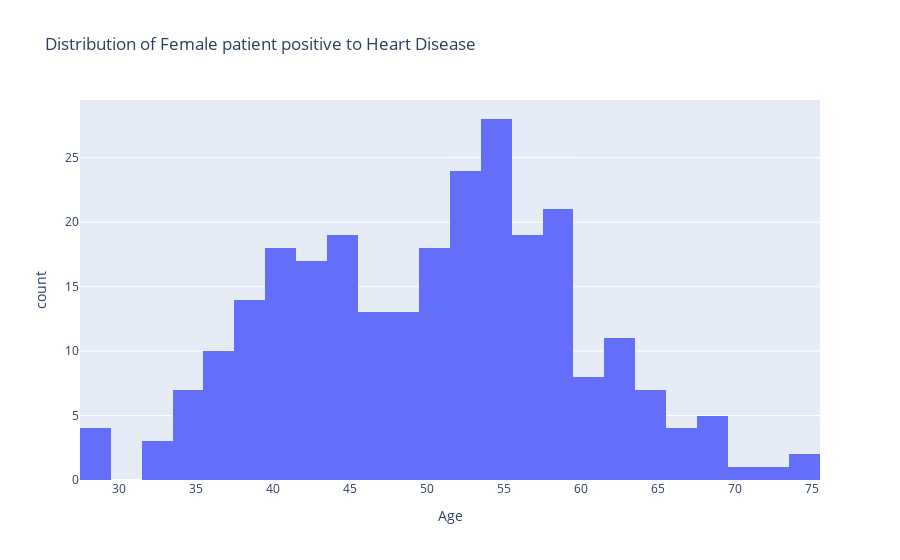

Notebook code for this chart:
### Code cell
sub_df = df[(df["HeartDisease"] == 0) & (df["Sex"] == "M")]
fig = px.histogram(data_frame=sub_df, 
                   x="Age", 
                   hover_data=df.columns,
                   title="Distribution of Female patient positive to Heart Disease")
fig.show()

### Figure 1 — Plotly figure (JSON) as saved in the notebook; plotly's stock layout.template omitted (floating-point values rounded to 4 significant figures; data arrays with more than 128 entries replaced by an {"elided": "..."} marker saying what was removed)
{"data": [{"alignmentgroup": "True", "bingroup": "x", "hovertemplate": "Age=%{x}<br>count=%{y}<extra></extra>", "legendgroup": "", "marker": {"color": "#636efa", "pattern": {"shape": ""}}, "name": "", "offsetgroup": "", "orientation": "v", "showlegend": false, "type": "histogram", "x": {"elided": "267 int values"}, "xaxis": "x", "yaxis": "y"}], "layout": {"barmode": "relative", "legend": {"tracegroupgap": 0}, "title": {"text": "Distribution of Female patient positive to Heart Disease"}, "xaxis": {"anchor": "y", "domain": [0, 1], "title": {"text": "Age"}}, "yaxis": {"anchor": "x", "domain": [0, 1], "title": {"text": "count"}}}}
